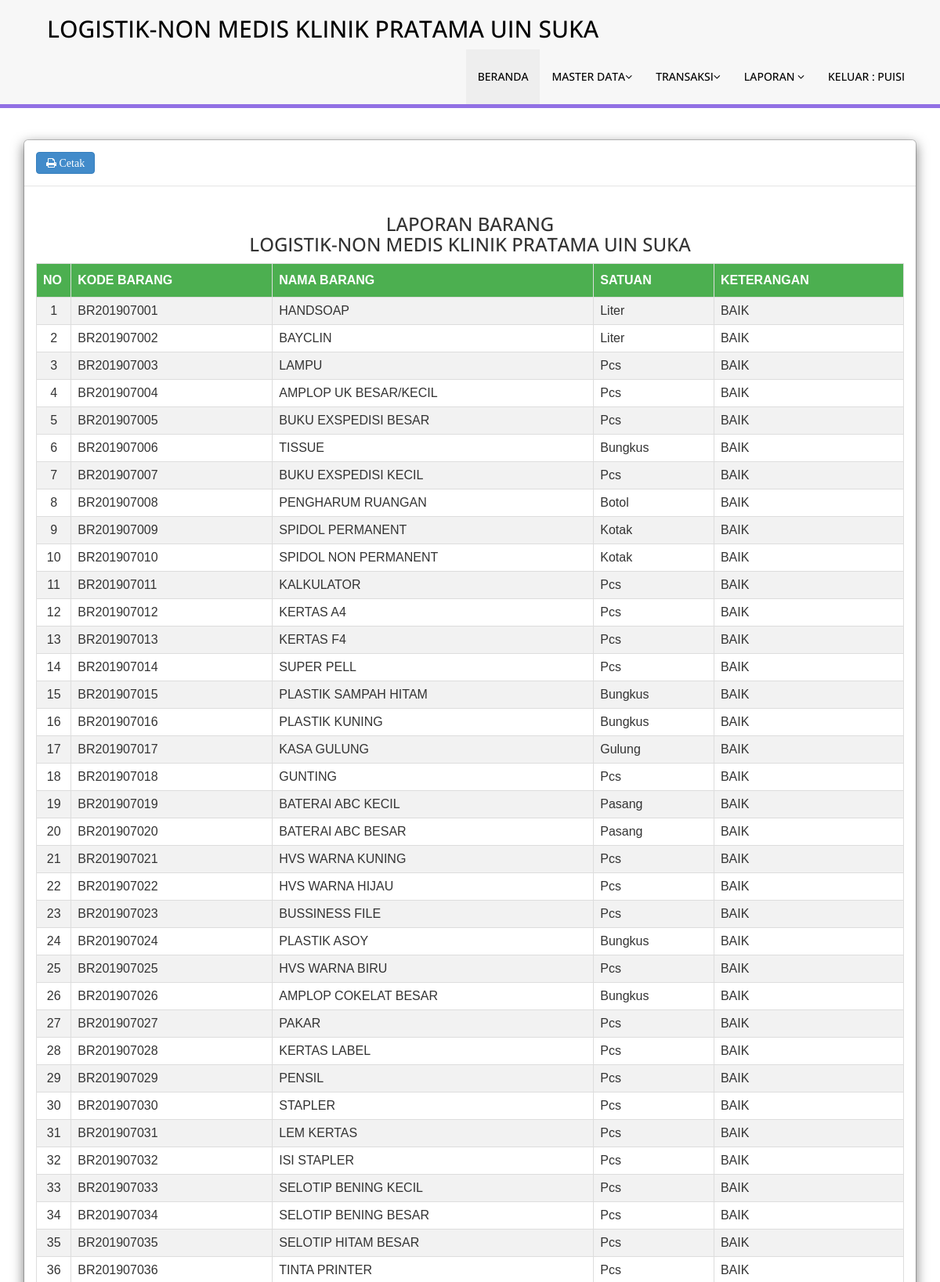
/master.php?page=laporan_barang (signed in, upper part), run on the app's committed database.
### tables this page shows
CREATE TABLE `tbl_barang` (
  `kode` int(11) NOT NULL,
  `kode_barang` varchar(15) NOT NULL DEFAULT '',
  `kode_satuan` int(11) DEFAULT NULL,
  `nama_barang` varchar(100) DEFAULT NULL,
  `jumlah` int(11) NOT NULL,
  `harga` int(11) NOT NULL,
  `keterangan` text DEFAULT NULL
);

CREATE TABLE `tbl_satuan` (
  `kode` int(11) NOT NULL,
  `uraian` varchar(50) DEFAULT NULL
);

### modul/laporan/laporan_barang.php (the view, shortened to what this page needs)
<div class="col-md-16">
  <div class="box box-info">
    <div class="modal-content">
      <div class="modal-header">
        <button class="btn btn-primary large fa fa-print" onclick="printContent('cetak_report')"> Cetak</button>
      </div>
      <div class="modal-body" id="cetak_report">
        <center>
          <H3> LAPORAN BARANG <br> LOGISTIK-NON MEDIS KLINIK PRATAMA UIN SUKA</H3>
        </center>
        <table id="customers" width="100%" border="1">
          <tr>
            <th width="4%" align="center">NO</th>
            <th>KODE BARANG</th>
            <th>NAMA BARANG</th>
            <th>SATUAN</th>
            <th>KETERANGAN</th>
          </tr>
          <?php
          $no = 1;
          if (isset($_REQUEST['submit'])) {
            $select = mysqli_query($konek, "select `tbl_barang`.`kode` AS `kode`,`tbl_barang`.`kode_barang` AS `kode_barang`,`tbl_barang`.`kode_satuan` AS `kode_satuan`,`tbl_barang`.`nama_barang` AS `nama_barang`,`tbl_barang`.`harga` AS `harga`,`tbl_barang`.`keterangan` AS `keterangan`,`tbl_satuan`.`uraian` AS `satuan` from (`tbl_barang` join `tbl_satuan` on((`tbl_satuan`.`kode` = `tbl_barang`.`kode_satuan`)))");
          } else {
            $select = mysqli_query($konek, "select `tbl_barang`.`kode` AS `kode`,`tbl_barang`.`kode_barang` AS `kode_barang`,`tbl_barang`.`kode_satuan` AS `kode_satuan`,`tbl_barang`.`nama_barang` AS `nama_barang`,`tbl_barang`.`harga` AS `harga`,`tbl_barang`.`keterangan` AS `keterangan`,`tbl_satuan`.`uraian` AS `satuan` from (`tbl_barang` join `tbl_satuan` on((`tbl_satuan`.`kode` = `tbl_barang`.`kode_satuan`)))");
          }
          if (mysqli_num_rows($select)) {
            while ($data = mysqli_fetch_array($select)) {
              ?>
              <tr>
                <td align="center"><?php echo $no++; ?></td>
                <td><?php echo $data['kode_barang']; ?></td>
                <td><?php echo $data['nama_barang']; ?></td>
                <td><?php echo $data['satuan']; ?></td>
                <td><?php echo $data['keterangan']; ?></td>
              </tr>
            <?php }
        } else {
          echo "Tidak di temukan";
        }
        ?>
        </table>
        <BR>
        <bR>
      </div>
    </div>
  </div>
</div>
</div>

### modul/laporan/laporan_barang.php (style rules this page uses)
#customers { font-family: "Trebuchet MS", Arial, Helvetica, sans-serif; border-collapse: collapse; width: 100%; }
#customers td, #customers th { border: 1px solid #ddd; padding: 8px; }
#customers tr:nth-child(even) { background-color: #f2f2f2; }
#customers th { padding-top: 12px; padding-bottom: 12px; text-align: left; background-color: #4CAF50; color: white; }

### data on the page
tbl_barang: kode_barang "BR201907001", nama_barang "HANDSOAP", kode_satuan.uraian "Liter", keterangan "BAIK"
tbl_barang: kode_barang "BR201907002", nama_barang "BAYCLIN", kode_satuan.uraian "Liter", keterangan "BAIK"
tbl_barang: kode_barang "BR201907003", nama_barang "LAMPU", kode_satuan.uraian "Pcs", keterangan "BAIK"
tbl_barang: kode_barang "BR201907004", nama_barang "AMPLOP UK BESAR/KECIL", kode_satuan.uraian "Pcs", keterangan "BAIK"
tbl_barang: kode_barang "BR201907005", nama_barang "BUKU EXSPEDISI BESAR", kode_satuan.uraian "Pcs", keterangan "BAIK"
tbl_barang: kode_barang "BR201907006", nama_barang "TISSUE", kode_satuan.uraian "Bungkus", keterangan "BAIK"
tbl_barang: kode_barang "BR201907007", nama_barang "BUKU EXSPEDISI KECIL", kode_satuan.uraian "Pcs", keterangan "BAIK"
tbl_barang: kode_barang "BR201907008", nama_barang "PENGHARUM RUANGAN", kode_satuan.uraian "Botol", keterangan "BAIK"
tbl_barang: kode_barang "BR201907009", nama_barang "SPIDOL PERMANENT", kode_satuan.uraian "Kotak", keterangan "BAIK"
tbl_barang: kode_barang "BR201907010", nama_barang "SPIDOL NON PERMANENT", kode_satuan.uraian "Kotak", keterangan "BAIK"
tbl_barang: kode_barang "BR201907011", nama_barang "KALKULATOR", kode_satuan.uraian "Pcs", keterangan "BAIK"
tbl_barang: kode_barang "BR201907012", nama_barang "KERTAS A4", kode_satuan.uraian "Pcs", keterangan "BAIK"
tbl_barang: kode_barang "BR201907013", nama_barang "KERTAS F4", kode_satuan.uraian "Pcs", keterangan "BAIK"
tbl_barang: kode_barang "BR201907014", nama_barang "SUPER PELL", kode_satuan.uraian "Pcs", keterangan "BAIK"
tbl_barang: kode_barang "BR201907015", nama_barang "PLASTIK SAMPAH HITAM", kode_satuan.uraian "Bungkus", keterangan "BAIK"
tbl_barang: kode_barang "BR201907016", nama_barang "PLASTIK KUNING", kode_satuan.uraian "Bungkus", keterangan "BAIK"
tbl_barang: kode_barang "BR201907017", nama_barang "KASA GULUNG", kode_satuan.uraian "Gulung", keterangan "BAIK"
tbl_barang: kode_barang "BR201907018", nama_barang "GUNTING", kode_satuan.uraian "Pcs", keterangan "BAIK"
tbl_barang: kode_barang "BR201907019", nama_barang "BATERAI ABC KECIL", kode_satuan.uraian "Pasang", keterangan "BAIK"
tbl_barang: kode_barang "BR201907020", nama_barang "BATERAI ABC BESAR", kode_satuan.uraian "Pasang", keterangan "BAIK"
tbl_barang: kode_barang "BR201907021", nama_barang "HVS WARNA KUNING", kode_satuan.uraian "Pcs", keterangan "BAIK"
tbl_barang: kode_barang "BR201907022", nama_barang "HVS WARNA HIJAU", kode_satuan.uraian "Pcs", keterangan "BAIK"
tbl_barang: kode_barang "BR201907023", nama_barang "BUSSINESS FILE", kode_satuan.uraian "Pcs", keterangan "BAIK"
tbl_barang: kode_barang "BR201907024", nama_barang "PLASTIK ASOY", kode_satuan.uraian "Bungkus", keterangan "BAIK"
tbl_barang: kode_barang "BR201907025", nama_barang "HVS WARNA BIRU", kode_satuan.uraian "Pcs", keterangan "BAIK"
tbl_barang: kode_barang "BR201907026", nama_barang "AMPLOP COKELAT BESAR", kode_satuan.uraian "Bungkus", keterangan "BAIK"
tbl_barang: kode_barang "BR201907027", nama_barang "PAKAR", kode_satuan.uraian "Pcs", keterangan "BAIK"
tbl_barang: kode_barang "BR201907028", nama_barang "KERTAS LABEL", kode_satuan.uraian "Pcs", keterangan "BAIK"
tbl_barang: kode_barang "BR201907029", nama_barang "PENSIL", kode_satuan.uraian "Pcs", keterangan "BAIK"
tbl_barang: kode_barang "BR201907030", nama_barang "STAPLER", kode_satuan.uraian "Pcs", keterangan "BAIK"
tbl_barang: kode_barang "BR201907031", nama_barang "LEM KERTAS", kode_satuan.uraian "Pcs", keterangan "BAIK"
tbl_barang: kode_barang "BR201907032", nama_barang "ISI STAPLER", kode_satuan.uraian "Pcs", keterangan "BAIK"
tbl_barang: kode_barang "BR201907033", nama_barang "SELOTIP BENING KECIL", kode_satuan.uraian "Pcs", keterangan "BAIK"
tbl_barang: kode_barang "BR201907034", nama_barang "SELOTIP BENING BESAR", kode_satuan.uraian "Pcs", keterangan "BAIK"
tbl_barang: kode_barang "BR201907035", nama_barang "SELOTIP HITAM BESAR", kode_satuan.uraian "Pcs", keterangan "BAIK"
tbl_barang: kode_barang "BR201907036", nama_barang "TINTA PRINTER", kode_satuan.uraian "Pcs", keterangan "BAIK"

### other printed values
$_SESSION['user_name'] "PUISI"
